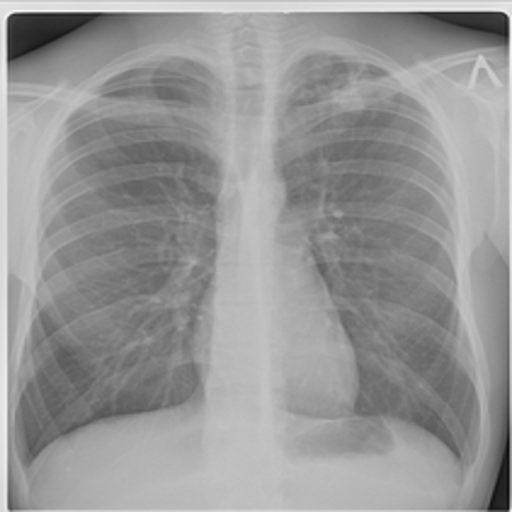
#> input picture dataset/TB/Tuberculosis-101.png, 512 x 512 px
$ python train_model.py
#> lines starting #> are read from the running program, lines starting #| are printed output that depends on the picture


import os
import pickle
import numpy as np
import cv2
import pandas as pd
import matplotlib.pyplot as plt
import matplotlib.gridspec as gridspec

from sklearn.svm import SVC
from sklearn.linear_model import LogisticRegression
from sklearn.model_selection import train_test_split
from sklearn.preprocessing import StandardScaler
from sklearn.metrics import (
    accuracy_score,
    confusion_matrix,
    classification_report,
    ConfusionMatrixDisplay,
)

# ─────────────────────────────────────────────
# CONFIG
# ─────────────────────────────────────────────
DATASET_DIR  = "dataset"
IMG_SIZE     = (64, 64)
TEST_SIZE    = 0.2
RANDOM_STATE = 42
LABEL_MAP    = {"TB": 1, "Normal": 0}


# ─────────────────────────────────────────────
# STEP 1 — LOAD IMAGES
# ─────────────────────────────────────────────
def load_dataset(dataset_dir):
#> called with dataset_dir = 'dataset'
    images, labels, filenames = [], [], []
    for class_name, class_id in LABEL_MAP.items():
        class_dir = os.path.join(dataset_dir, class_name)
        if not os.path.isdir(class_dir):
            print(f"   Not found: {class_dir}")
            continue
        files = [f for f in os.listdir(class_dir)
                 if f.lower().endswith((".jpg", ".jpeg", ".png"))]
        print(f"    {class_name}: {len(files)} images")
        for fname in files:
            img = cv2.imread(os.path.join(class_dir, fname), cv2.IMREAD_GRAYSCALE)
#> img is the input picture: shape (512, 512); min 12, max 249, mean 150.8
            if img is None:
                continue
            img = cv2.resize(img, IMG_SIZE)
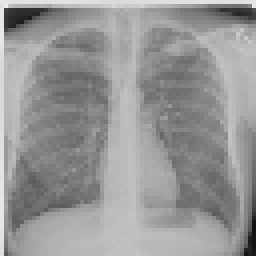
#> img: shape (64, 64) (shown 4 times larger); min 17, max 235, mean 150.8
            images.append(img.flatten())
            labels.append(class_id)
            filenames.append(fname)

    if not images:
        raise FileNotFoundError(
            "No images found. Structure:\n  dataset/TB/\n  dataset/Normal/")

    X = np.array(images, dtype=np.float32)
    y = np.array(labels,  dtype=np.int32)
    df = pd.DataFrame({"filename": filenames, "label": y})
    df["class"] = df["label"].map({0: "Normal", 1: "TB"})
    print(f"\n   Total: {len(X)}  |  Normal: {np.sum(y==0)}  |  TB: {np.sum(y==1)}\n")
#|    Total: 2  |  Normal: 1  |  TB: 1
    return X, y, df


# ─────────────────────────────────────────────
# STEP 2 — NORMALIZE
# ─────────────────────────────────────────────
def normalize(X_train, X_test):
    scaler = StandardScaler()
    return scaler.fit_transform(X_train), scaler.transform(X_test), scaler


# ─────────────────────────────────────────────
# STEP 3 — TRAIN BOTH MODELS
# ─────────────────────────────────────────────
# [136 lines left out: functions train_svm, train_logistic, evaluate, plot_results, save_all, not called in this run]


# ─────────────────────────────────────────────
# MAIN
# ─────────────────────────────────────────────
if __name__ == "__main__":
    print("\n" + "="*50)
    print("  TB DETECTION — DUAL MODEL TRAINING")
    print("="*50 + "\n")

    print(" STEP 1: Loading dataset …")
    X, y, df = load_dataset(DATASET_DIR)
#> y = [1, 0]; df = table of 2 rows and 3 columns

    print(" STEP 2: Train/test split …")
#> (the run stopped early here; a loop or call above may not have finished)
